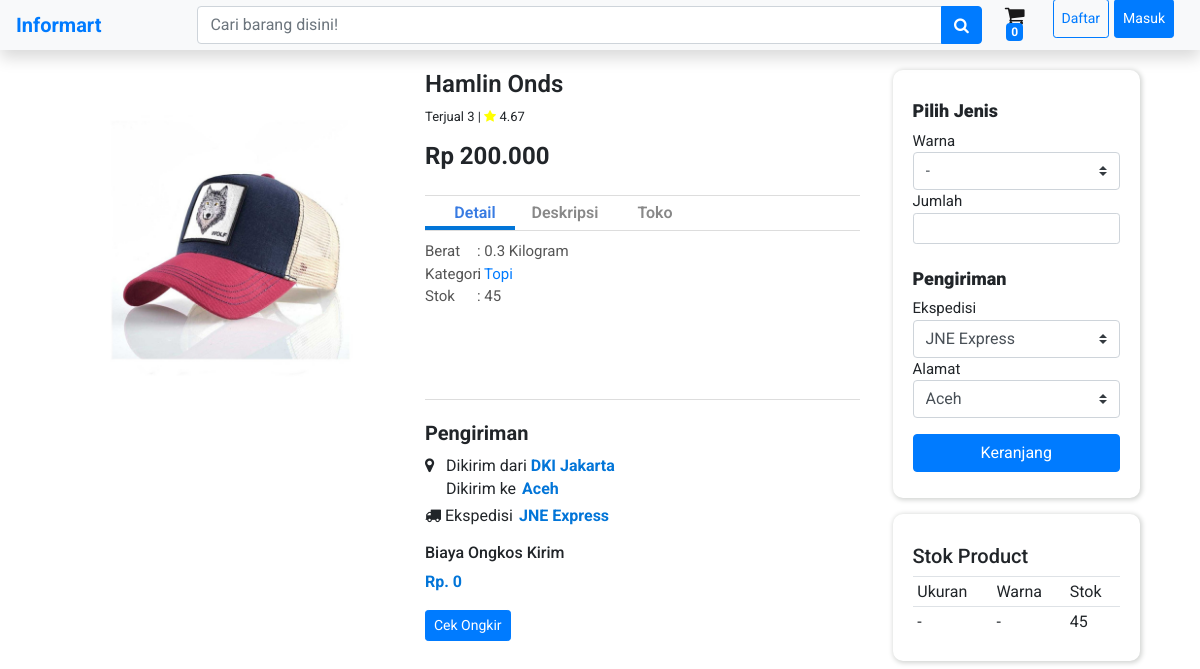
The page /page-item.php?product=43 on the database its author committed.
### tables this page shows
CREATE TABLE `product` (
  `kodeProduk` int(11) NOT NULL,
  `namaProduk` varchar(255) NOT NULL,
  `berat` varchar(255) NOT NULL,
  `kategori` varchar(255) NOT NULL,
  `deskripsi` varchar(255) NOT NULL,
  `gambar` varchar(255) NOT NULL,
  `kodeUser` int(11) NOT NULL,
  `harga` int(11) NOT NULL,
  `rating` decimal(11,2) NOT NULL,
  `terjual` int(11) NOT NULL
);

CREATE TABLE `detailsproduct` (
  `kodeItem` int(11) NOT NULL,
  `kodeProduk` int(11) NOT NULL,
  `ukuran` varchar(255) NOT NULL,
  `warna` varchar(255) NOT NULL,
  `stok` int(11) NOT NULL
);

### page-item.php (the view, shortened to what this page needs)
<?php
include 'config.php';
$sql = "SELECT * FROM product WHERE kodeProduk = '$_GET[product]'";
$item = mysqli_fetch_assoc(mysqli_query($conn, $sql));
$itemCode = $item["kodeProduk"];
$itemName = $item["namaProduk"];
$itemSold = $item["terjual"];
$itemRating = $item["rating"];
$itemPrice = $item["harga"];
$itemPict = $item["gambar"];
$itemWeight = $item["berat"];
$itemCategori = $item["kategori"];
$sellerCode = $item["kodeUser"];
$sql = "SELECT user.idProvinsi AS idProvinsi, provinsi.namaProvinsi AS lokasi FROM user INNER JOIN provinsi USING(idProvinsi) WHERE kodeUser = $sellerCode";
$provinsi = mysqli_fetch_assoc(mysqli_query($conn, $sql));
$lokasi = $provinsi['lokasi'];
$sql = "SELECT sum(stok) FROM detailsproduct WHERE kodeProduk = $itemCode ";
$stok = mysqli_fetch_assoc(mysqli_query($conn, $sql));
$sql = "SELECT * FROM detailsproduct WHERE kodeProduk = $itemCode";
$detailsproduct = mysqli_query($conn, $sql);
$sql = "SELECT DISTINCT warna FROM detailsproduct WHERE kodeProduk = $itemCode";
$warna = mysqli_query($conn, $sql);
$sql = "SELECT * FROM detailsproduct WHERE kodeProduk = $itemCode";
$InfoStock = mysqli_query($conn, $sql);
$sql = "SELECT * FROM ekspedisi WHERE idEkspedisi != 0";
$ekspedisi = mysqli_query($conn, $sql);
$sql = "SELECT * FROM provinsi WHERE idProvinsi != 35";
$provinsi = mysqli_query($conn, $sql);
?>
<html>
<head>
	<link rel="stylesheet" href="https://cdn.jsdelivr.net/npm/bootstrap@4.6.1/dist/css/bootstrap.min.css">
    <link rel="stylesheet" href="https://cdnjs.cloudflare.com/ajax/libs/font-awesome/4.7.0/css/font-awesome.min.css">
</head>
<body>
    <?php include "nav.php"; ?>
<div id="display-item" class="row">
    <div id="demo" class="col-4 carousel slide " data-ride="carousel">
        <ul class="carousel-indicators">
            <li data-target="#demo" data-slide-to="0" class="active"></li>
            <li data-target="#demo" data-slide-to="1"></li>
            <li data-target="#demo" data-slide-to="2"></li>
        </ul>
        <div class="carousel-inner">
            <div class="carousel-item active">
                <img class="d-block w-100" src="assets/<?=$itemPict;?>" alt="Los Angeles">
            </div>
        </div>
        <a class="carousel-control-prev" href="#demo" data-slide="prev">
            <span class="carousel-control-prev-icon"></span>
        </a>
        <a class="carousel-control-next" href="#demo" data-slide="next">
            <span class="carousel-control-next-icon"></span>
        </a>
    </div>
    <div id="main-1" class="col-5">
        <div class="item-section">
            <h4 class="item-name"><?= $itemName;?></h4>
            <p class="under-item-name">Terjual <?= $itemSold;?> | <i class="fa fa-star" aria-hidden="true" style="color: yellow;"></i> <?= $itemRating;?>
            <h4 class="item-price mb-4">Rp <?= number_format($itemPrice,0,',','.');?></h4>
        </div>
        <div id="payment-sec" class="tabs">
            <div class="tab-header">
                <div class="active">Detail</div>
                <div>Deskripsi</div>
                <div>Toko</div>
            </div>
            <div class="tab-indicator"></div>
                <div class="tab-body">
                    <div class="active">
                        <div class="row mt-2 detail">
                            <div class="col-3">
                                <p>Berat</p>
                                <p>Kategori</p>
                                <p>Stok</p>
                            </div>
                            <div class="col-9">
                                <p>: <?= $itemWeight;?> Kilogram</p>
                                <p>:<a href="page-katalog.php?kategori=<?= $itemCategori;?>"> <?= $itemCategori;?></a></p>
                                <p>: <?= $stok['sum(stok)'];?></p>
                            </div>
                        </div>
                    </div>
            </div>
        </div>
        <div class="pengiriman">
            <h5>Pengiriman</h5>
            <div class="main-ongkir">
                <form action="" method="POST">
                    <p class="mt-4">
                        <i class="fa fa-map-marker" aria-hidden="true"></i>
                        &nbsp; Dikirim dari <span id="dari"><?=$lokasi;?></span>
                    </p>
                    <p style="margin: -30px 0 0 13px;">
                        &nbsp; Dikirim ke
                        <select name="destinasi" class="custom-select  mb-2 shadow-none no-border" style="width: 50%;">
                        <?php
                        if(isset($lokasiSelected)){ ?>
                            <option selected hidden value="<?=$lokasiSelectedValue;?>"><?=$lokasiSelected;?></option>
                            <?php foreach($provinsi as $row):
                            ?>
                            <option value="<?=$row['idProvinsi'];?>"><?=$row['namaProvinsi'];?></option>
                            <?php
                            endforeach;
                        }else{
                            foreach($provinsi as $row):
                            ?>
                            <option value="<?=$row['idProvinsi'];?>"><?=$row['namaProvinsi'];?></option>
                            <?php
                            endforeach;
                        }
                        ?>
                        </select>
                    </p>
                    <p style="margin: -25px 0 0 0px;">
                        <i class="fa fa-truck" aria-hidden="true"></i>
                        Ekspedisi
                        <select name="ekspedisi2" class="custom-select  mb-2 shadow-none no-border">
                        <?php
                        if(isset($ekspedisiSelected)){ ?>
                            <option selected hidden value="<?=$ekspedisiSelectedValue ;?>"><?=$ekspedisiSelected;?></option>
                        <?php foreach($ekspedisi as $row):
                        ?>
                        <option value="<?=$row['idEkspedisi'];?>"><?=$row['ekspedisiName'];?></option>
                        <?php
                        endforeach;
                        }else{
                            foreach($ekspedisi as $row):
                            ?>
                            <option value="<?=$row['idEkspedisi'];?>"><?=$row['ekspedisiName'];?></option>
                            <?php
                            endforeach;
                        }
                        ?>
                        </select>
                    </p>
                    <h6>Biaya Ongkos Kirim</h6>
                    <?php
                    if(isset($checkOngkir)){?>
                        <p id="ongkir"> <?= $checkOngkir;?></p>
                    <?php } else{ ?>
                        <p id="ongkir">Rp. 0</p>
                    <?php }
                    ?>
                    <button name="check" class="btn btn-sm btn-primary">Cek Ongkir</button>
                </form>
            </div>
        </div>
    </div>
        <div class="col-3">
            <div class="frame">
                <h6 id="jenis" style="font-weight: 900;">Pilih Jenis</h6>
                <form action="" method="POST">
                    <label for="">Warna</label>
                    <select name="warna" id="warna" class="custom-select" required>
                    <?php
                        foreach($warna as $row):
                        ?>
                        <option value="<?=$row['warna'];?>"><?=$row['warna'];?></option>
                        <?php
                        endforeach;
                        ?>
                    </select>
                    <label for="">Jumlah</label>
                    <br>
                    <input name="jumlah" type="number" class="form-control form-control-sm mb-2" placeholder="" required>
                    <h6 class="mt-4" id="jenis" style="font-weight: 900;">Pengiriman</h6>
                    <label for="">Ekspedisi</label>
                    <select name="ekspedisi" id="warna" class="custom-select">
                    <?php
                        foreach($ekspedisi as $row):
                        ?>
                        <option value="<?=$row['idEkspedisi'];?>"><?=$row['ekspedisiName'];?></option>
                        <?php
                        endforeach;
                        ?>
                    </select>
                    <label for="">Alamat</label>
                    <br>
                    <select name="destinasi" class="form-control custom-select  mb-2 shadow-none" >
                        <?php
                            foreach($provinsi as $row):
                            ?>
                            <option value="<?=$row['idProvinsi'];?>"><?=$row['namaProvinsi'];?></option>
                            <?php
                            endforeach;
                        ?>
                        </select>
                    <button name="submit" type="submit" class="btn btn-primary btn-block mt-2 mb-2">Keranjang</button>
                </form>
            </div>
            <div class="frame mt-3">
                <h5>Stok Product</h5>
                <table class="table table-sm" style="width: 100%;">
                    <thead>
                        <tr>
                            <td>Ukuran</td>
                            <td>Warna</td>
                            <td>Stok</td>
                        </tr>
                    </thead>
                    <tbody>
                        <?php
                        foreach($InfoStock as $row):
                        ?>
                        <tr>
                            <td><?=$row['ukuran'];?></td>
                            <td><?=$row['warna'];?></td>
                            <td><?=$row['stok'];?></td>
                        </tr>
                        <?php endforeach;
                        ?>
                    </tbody>
                </table>
            </div>
        </div>
    </div>
</body>
</html>

### page-item.php (style rules this page uses)
body { font-family: 'Roboto'; }
.tabs { position:absolute; width: 94%; }
.tabs .tab-header { padding:5px; display:flex; }
.tab-header { border-radius: 10px 10px 0 0; }
.tabs .tab-header > div { position:relative; width:90px; text-align:center; z-index:2; font-weight:600; color:#888; cursor:pointer; transition:all 300ms ease-in-out; }
.tabs .tab-header > div.active { color:#387be2; }
.tabs .tab-indicator { position:absolute; width:90px; height:5px; background: #0275d8; top:30px; left:0px; transition:all 300ms ease-in-out; }
.tab-body { border-bottom: 1px solid #ddd; }
.tabs .tab-body { position:relative; border-top:1px solid #ddd; height:170px; overflow-y: scroll; overflow-x: hidden; }
.tabs .tab-body > div { position:absolute; opacity:0; top:-100%; }
.tabs .tab-body > div.active { transform:translateY(0px); top:1px; opacity:1; }
.tabs .tab-body p { color:#555; font-size:15px; }
#display-item { padding: 70px 60px; }
#demo { height: 400px; overflow: hidden; }
.frame { padding: 30px 20px 10px 20px; box-shadow: 1px 1px 5px 1px #d2d4d2; width: 100%; border-radius: 10px; }
#payment-sec { border-top: 1px solid #ddd; }
label { font-size: 15px; margin-bottom: 0px; }
#jenis { font-size: large; }
button { font-weight: 900; }
#main-1 { padding: 0px 5px 10px 10px; }
.item-name { font-weight: 600; }
.item-section p { font-size: small; }
.item-price { font-weight: bold; }
.detail p { margin: 0; }
.main-ongkir { margin-top: -15px; }
.pengiriman { margin-top: 250px; }
.pengiriman h5 { font-weight: bold; }
.no-border { border: 0; width: 150px; background: none; margin-top: 6px; margin-left: -10px; }
.pengiriman select, #ongkir, #dari { color: #0275d8 ; font-weight: bold; }

### rows shown on the page
product: gambar (picture), namaProduk "Hamlin Onds", terjual "3", rating "4.67", harga "200.000", berat "0.3", kategori "Topi"
detailsproduct: ukuran "-", warna "-", stok "45"

### other values the page prints
$stok['sum(stok)'] "45"
$lokasi "DKI Jakarta"
form field destinasi "Aceh"
form field ekspedisi2 "JNE Express"
form field warna "-"
form field ekspedisi "JNE Express"
